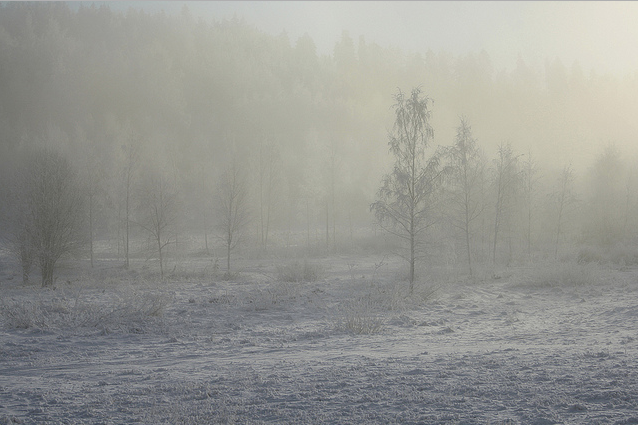
#> input picture forest.png, 638 x 425 px
$ python exp4.py
#> lines starting #> are read from the running program, lines starting #| are printed output that depends on the picture
import cv2
import numpy as np
import matplotlib.pyplot as plt

def contrast_stretching(image):
    # Find the minimum and maximum pixel values
    min_val = np.min(image)
    max_val = np.max(image)

    # Apply contrast stretching
    stretched_image = ((image - min_val) / (max_val - min_val) * 255).astype(np.uint8)

    return stretched_image

def plot_histogram(image, title):
    # Calculate the histogram
    hist, bins = np.histogram(image.flatten(), 256, [0, 256])

    # Plot the histogram
    plt.figure()
    plt.title(title)
    plt.xlabel("Pixel Value")
    plt.ylabel("Frequency")
    plt.plot(hist)
    plt.xlim([0, 256])
    plt.show()

# Example usage
input_image_path = 'forest.png'
output_image_path = 'path/to/your/output/contrast_stretched_image.jpg'

# Read the image in grayscale
image = cv2.imread(input_image_path, cv2.IMREAD_GRAYSCALE)
#> image: shape (425, 638); min 49, max 228, mean 149.4

if image is None:
    print(f"Failed to read the image from {input_image_path}")
else:
    # Plot the histogram of the original image
    plot_histogram(image, "Histogram of Original Image")
#> in plot_histogram, `hist, bins = np.histogram(image.flatten(), 256, [0, 256])`: hist = 256 values, max 4174 at index 141, min 0 at index 0, mean 1059.2; bins = 257 values from 0 to 256
#> in plot_histogram, `plt.show()`:
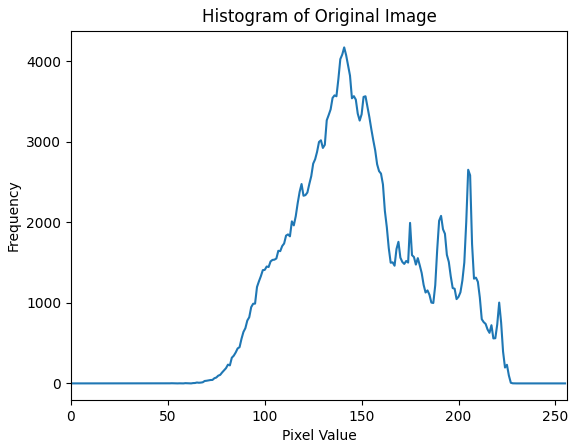
#> figure drawn by matplotlib, 1 panel; curve peaks at x = 141, y = 4174

    # Apply contrast stretching
    stretched_image = contrast_stretching(image)
#> in contrast_stretching, `min_val = np.min(image)`: min_val = 49
#> in contrast_stretching, `max_val = np.max(image)`: max_val = 228
#> in contrast_stretching, `stretched_image = ((image - min_val) / (max_val - min_val) * 255).asty..`:
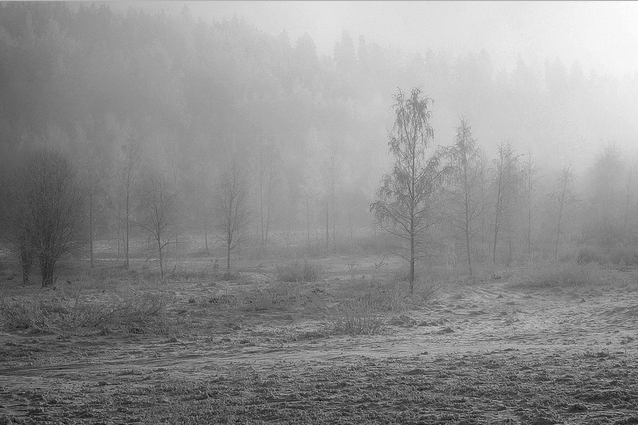
#> stretched_image: shape (425, 638); min 0, max 255, mean 142.6

    # Plot the histogram of the contrast-stretched image
    plot_histogram(stretched_image, "Histogram of Contrast-Stretched Image")
#> call 2 of plot_histogram, with title = 'Histogram of Contrast-Stretched Image'
#> in plot_histogram (call 2), `hist, bins = np.histogram(image.flatten(), 256, [0, 256])`: hist = 256 values, max 4174 at index 131, min 0 at index 3, mean 1059.2
#> in plot_histogram (call 2), `plt.show()`:
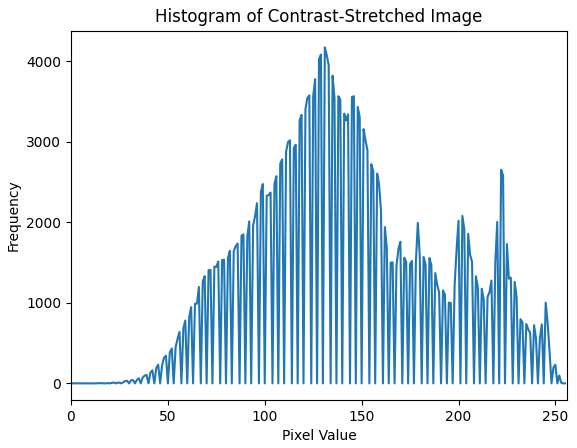
#> figure drawn by matplotlib, 1 panel; curve peaks at x = 131, y = 4174

    # Save the contrast-stretched image
    cv2.imwrite(output_image_path, stretched_image)
    print(f"Contrast-stretched image saved as {output_image_path}")

    # Display the original and contrast-stretched images
    cv2.imshow('Original Image', image)
    cv2.imshow('Contrast-Stretched Image', stretched_image)
    cv2.waitKey(0)
    cv2.destroyAllWindows()

$ run again, with apple.jpeg saved as forest.png
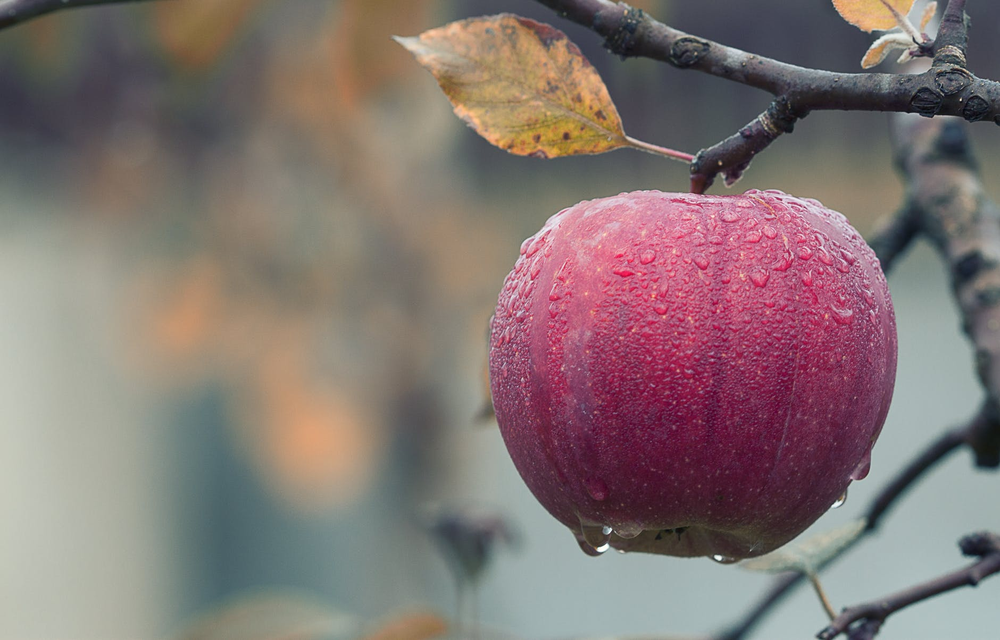
#> input picture apple.jpeg, 1000 x 640 px, shrunk from 1880 x 1204 before the run
#> `image = cv2.imread(input_image_path, cv2.IMREAD_GRAYSCALE)`:
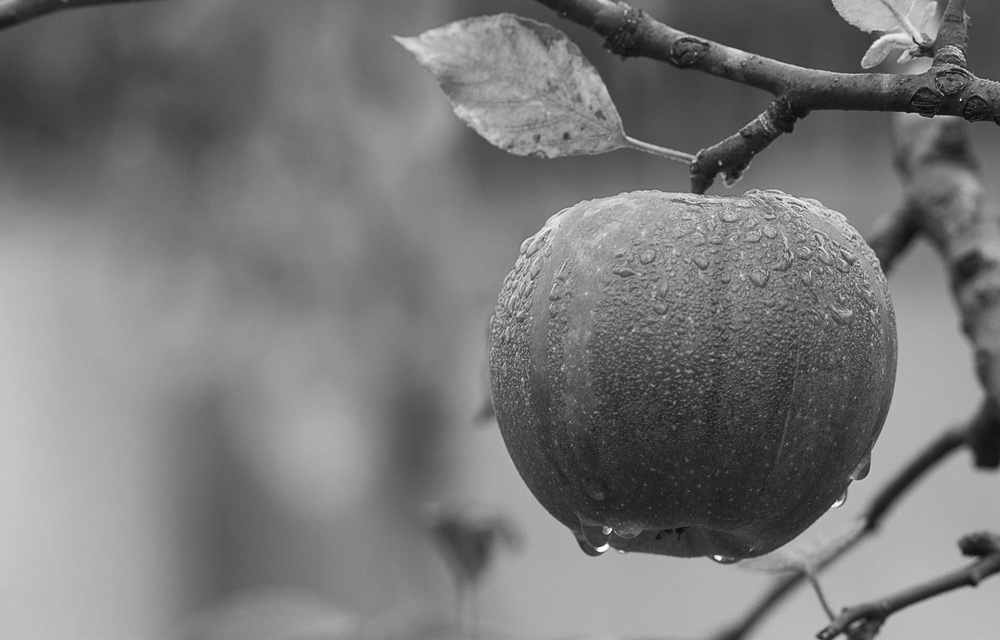
#> image: shape (640, 1000); min 3, max 255, mean 120.7
#> hist = 256 values, max 7525 at index 174, min 0 at index 0, mean 2500; bins = 257 values from 0 to 256
#> min_val = 3
#> max_val = 255
#> hist = 256 values, max 7525 at index 173, min 0 at index 1, mean 2500
#> in plot_histogram (call 2), `plt.show()`:
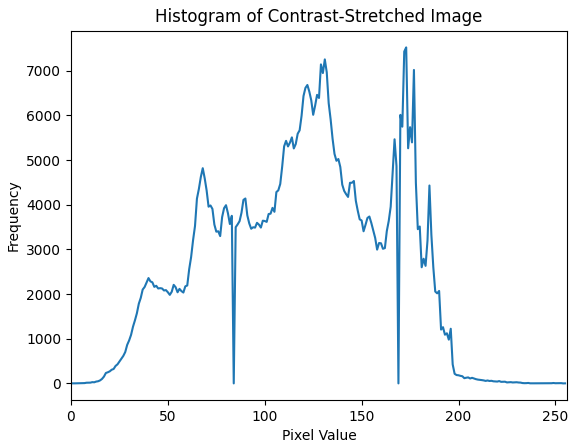
#> figure drawn by matplotlib, 1 panel; curve peaks at x = 173, y = 7525
